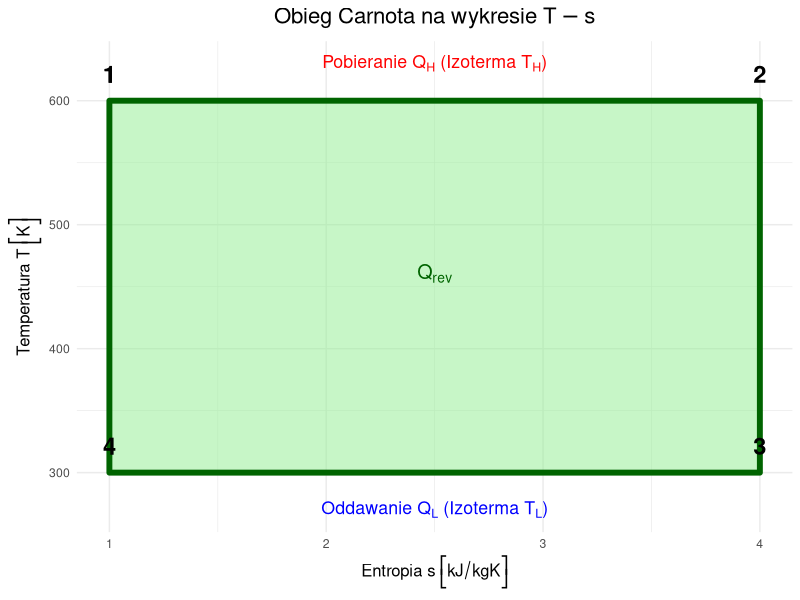

Write the R code that produced this figure.
## ---- chunk 1
#| label: carnot-ts
#| echo: false
#| fig-width: 6
#| fig-height: 5

library(ggplot2)

# Dane do wykresu (bez zmian)
df_carnot <- data.frame(
  s = c(1, 4, 4, 1, 1),
  T = c(600, 600, 300, 300, 600),
  Label = c("1", "2", "3", "4", "1")
)

ggplot(df_carnot, aes(x=s, y=T)) +
  # Obszar cyklu
  # Zmiana: size -> linewidth (nowy standard ggplot2)
  geom_polygon(fill="lightgreen", alpha=0.5, color="darkgreen", linewidth=2) +
  
  # Oznaczenia punktów 1-4
  geom_text(aes(label=Label), vjust=-1, size=6, fontface="bold") +
  
  # --- OPISY Z FORMATOWANIEM MATEMATYCZNYM (parse = TRUE) ---
  
  # 1. Środek (Praca = Ciepło Netto)
  # Używamy atop(), żeby zrobić dwie linijki tekstu matematycznego
  annotate("text", x=2.5, y=450, 
           label = "atop(Q[rev])", 
           fontface="bold", color="darkgreen", size=5, parse=TRUE) +
  
  # 2. Góra (Pobieranie ciepła)
  # 'Text' * Zmienna skleja napis z symbolem
  annotate("text", x=2.5, y=630, 
           label = "'Pobieranie ' * Q[H] * ' (Izoterma ' * T[H] * ')'", 
           color="red", size=4.5, parse=TRUE) +
  
  # 3. Dół (Oddawanie ciepła)
  annotate("text", x=2.5, y=270, 
           label = "'Oddawanie ' * Q[L] * ' (Izoterma ' * T[L] * ')'", 
           color="blue", size=4.5, parse=TRUE) +
  
  # --- ESTETYKA ---
  theme_minimal() +
  # Formatowanie osi z jednostkami w nawiasach
  labs(
    title = expression(paste("Obieg Carnota na wykresie ", T-s)),
    x = expression("Entropia " * s ~ bgroup("[", kJ/kgK, "]")),
    y = expression("Temperatura " * T ~ bgroup("[", K, "]"))
  ) +
  theme(
    plot.title = element_text(hjust = 0.5, face = "bold", size = 16),
    axis.title = element_text(size = 12)
  )
